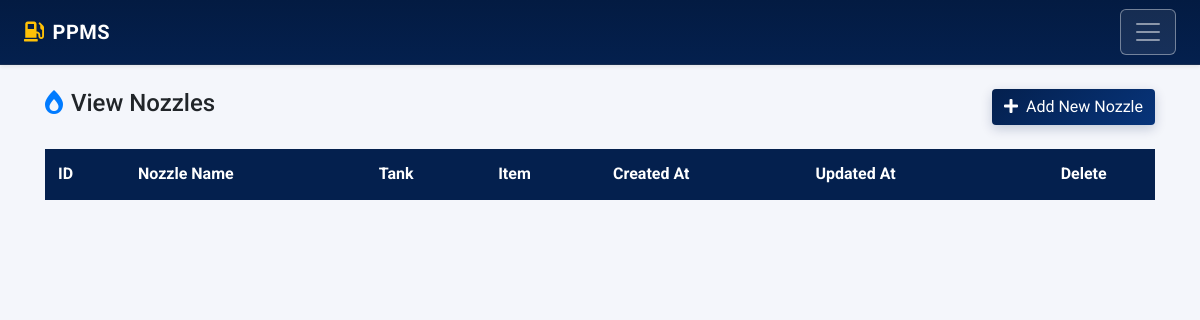
The app's page /nozzles/nozzles-list.php (signed in), older data.
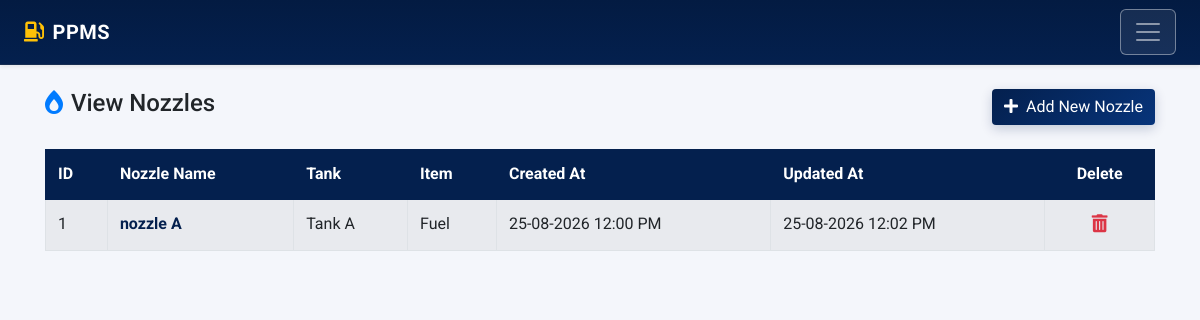
The same page, newer data.
### tables this page shows
CREATE TABLE `tbl_nozzles` (
  `id` int(11) NOT NULL,
  `name` varchar(128) NOT NULL,
  `tank_id` int(11) NOT NULL,
  `item_id` int(11) NOT NULL,
  `start_reading` decimal(12,2) NOT NULL DEFAULT 0.00,
  `status` enum('Active','Inactive') NOT NULL DEFAULT 'Active',
  `created_at` timestamp NOT NULL DEFAULT current_timestamp(),
  `updated_at` timestamp NOT NULL DEFAULT current_timestamp() ON UPDATE current_timestamp(),
  `deleted_at` datetime DEFAULT NULL
);

CREATE TABLE `tbl_tanks` (
  `id` int(11) NOT NULL,
  `tank_name` varchar(128) NOT NULL,
  `item_id` int(11) NOT NULL,
  `storage_capacity` decimal(12,2) NOT NULL,
  `created_at` timestamp NOT NULL DEFAULT current_timestamp(),
  `updated_at` timestamp NOT NULL DEFAULT current_timestamp() ON UPDATE current_timestamp(),
  `deleted_at` datetime DEFAULT NULL
);

CREATE TABLE `tbl_items` (
  `id` int(11) NOT NULL,
  `name` varchar(128) NOT NULL,
  `cash_rate` decimal(10,2) NOT NULL DEFAULT 0.00,
  `credit_rate` decimal(10,2) NOT NULL DEFAULT 0.00,
  `purchase_rate` decimal(10,2) NOT NULL DEFAULT 0.00,
  `unit` varchar(32) NOT NULL DEFAULT 'Litre',
  `created_at` timestamp NOT NULL DEFAULT current_timestamp(),
  `updated_at` timestamp NOT NULL DEFAULT current_timestamp() ON UPDATE current_timestamp(),
  `deleted_at` datetime DEFAULT NULL
);

### include/permissions.php (called while the page is built, shortened)
<?php
require_once __DIR__ . '/config.php';
function has_permission($module_slug, $action) {
    global $connection;
    $user_id = intval($_SESSION['loggedInUser']);
    $user_res = mysqli_query($connection, "SELECT type, role_id FROM tbl_accounts WHERE id = '$user_id' LIMIT 1");
    if (!$user_res || !($user = mysqli_fetch_assoc($user_res))) {
        return false;
    }
    if (strtolower(trim($user['type'] ?? '')) === 'admin') {
        return true;
    }
    return false;
}
?>

### nozzles/nozzles-list.php (the view, shortened to what this page needs)
<?php
require '../include/config.php';
require '../include/permissions.php';
$canAdd    = has_permission('nozzles', 'add');
$canEdit   = has_permission('nozzles', 'edit');
$canDelete = has_permission('nozzles', 'delete');
?>
<!DOCTYPE html>
<html lang="en">
  <head>
		<link rel="stylesheet" href="https://stackpath.bootstrapcdn.com/bootstrap/4.3.1/css/bootstrap.min.css">
		<link rel="stylesheet" href="https://cdnjs.cloudflare.com/ajax/libs/font-awesome/5.11.2/css/all.min.css" />
		<link rel="stylesheet" href="https://cdn.datatables.net/1.10.20/css/jquery.dataTables.min.css" />
		<link rel="stylesheet" href="../include/style.css?v=1.0.1" />
	</head>
	<body>
        <?php include('../include/navbar.php');?>
		<main class="main">
			<div class="container pt-4 pb-4">
				<div class="row mb-4 align-items-center">
					<div class="col-md-6">
						<h4><i class="fas fa-burn mr-2 text-primary"></i>View Nozzles</h4>
					</div>
					<div class="col-md-6 text-right">
                        <?php if ($canAdd): ?>
						<a href="add-nozzle.php" class="btn btn-primary"><i class="fas fa-plus mr-1"></i> Add New Nozzle</a>
                        <?php endif; ?>
					</div>
				</div>
				<table id="nozzlesListTable" class="table table-striped table-bordered">
					<thead>
						<tr>
							<th>ID</th>
							<th>Nozzle Name</th>
							<th>Tank</th>
							<th>Item</th>
							<th>Created At</th>
							<th>Updated At</th>
                            <?php if ($canDelete): ?>
							<th style="text-align: center;">Delete</th>
                            <?php endif; ?>
						</tr>
					</thead>
					<tbody>
						<?php
						$sql = "SELECT n.id, n.name AS nozzle_name, n.created_at, n.updated_at, t.tank_name, i.name AS item_name
								FROM tbl_nozzles n
								LEFT JOIN tbl_tanks t ON n.tank_id = t.id
								LEFT JOIN tbl_items i ON t.item_id = i.id
								WHERE (n.deleted_at IS NULL OR n.deleted_at = '0000-00-00 00:00:00')
								ORDER BY n.id DESC";
						$result = mysqli_query($connection, $sql);
						if ($result && mysqli_num_rows($result) > 0) {
							while ($row = mysqli_fetch_assoc($result)) {
                                $nozzleNameDisplay = $canEdit
                                    ? '<a href="edit-nozzle.php?id='.$row['id'].'" class="font-weight-bold" style="color: var(--primary-color);">'.htmlspecialchars($row['nozzle_name']).'</a>'
                                    : '<strong>'.htmlspecialchars($row['nozzle_name']).'</strong>';
								echo '
									<tr>
										<td>'.$row['id'].'</td>
										<td>'.$nozzleNameDisplay.'</td>
										<td>'.htmlspecialchars($row['tank_name'] ?? '-').'</td>
										<td>'.htmlspecialchars($row['item_name'] ?? '-').'</td>
										<td>'.date("d-m-Y h:i A", strtotime($row['created_at'])).'</td>
										<td>'.date("d-m-Y h:i A", strtotime($row['updated_at'])).'</td>';
                                if ($canDelete) {
                                    echo '<td class="text-center"><a class="btn btn-large btn-link p-0 text-danger" onclick="deletenozzle('.$row['id'].')"><i class="fas fa-trash-alt" style="font-size:18px;"></i></a></td>';
                                }
								echo '</tr>';
							}
						}
						?>
					</tbody>
				</table>
			</div>
		</main>
    </body>
</html>

Row changes from the older to the newer data that the page shows:
added tbl_nozzles: id "1", name "nozzle A", tank.tank_name "Tank A", item.name "Fuel", created_at "25-08-2026 12:00 PM", updated_at "25-08-2026 12:02 PM"
